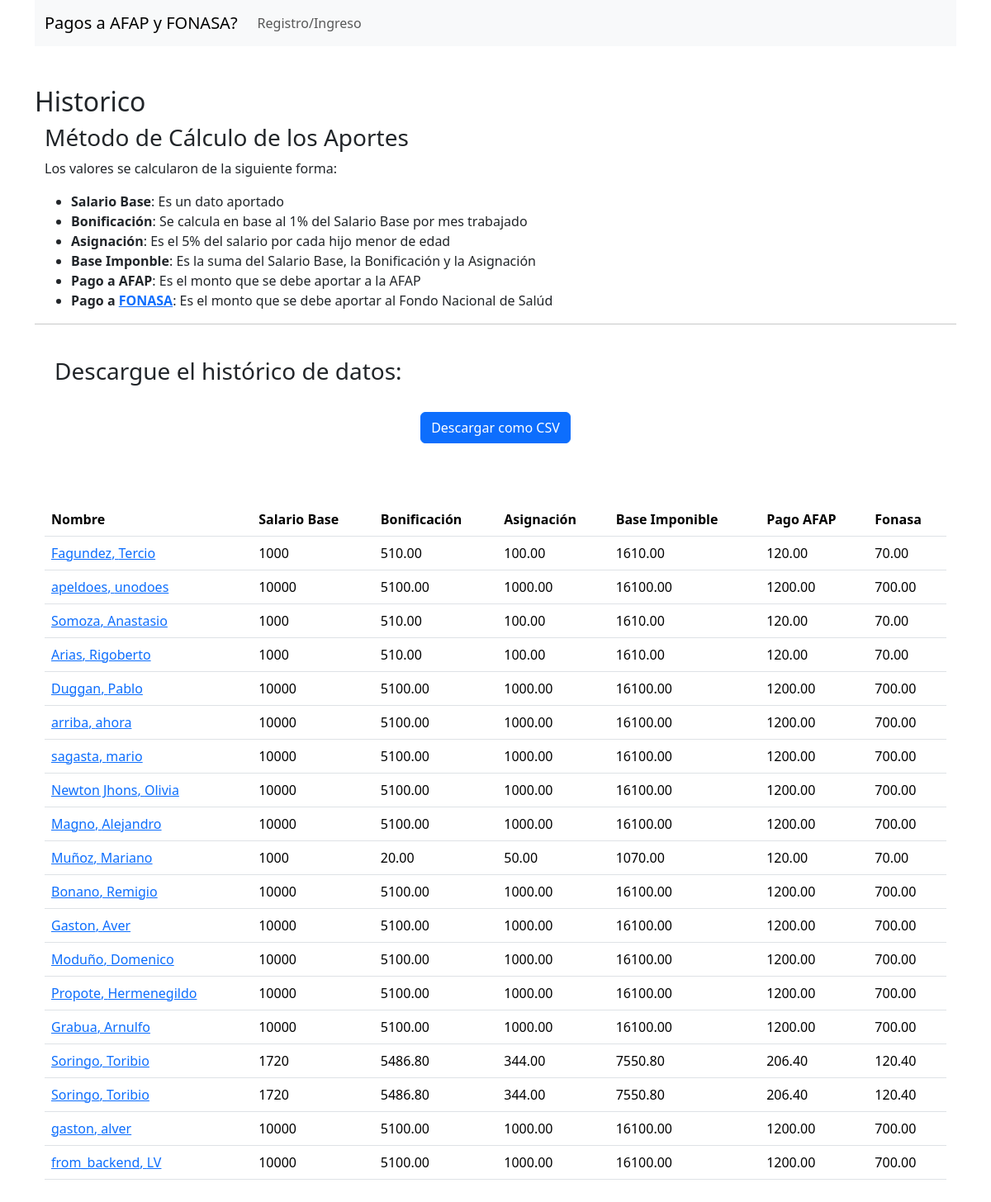
/historico/, run on an earlier commit of the app's database.
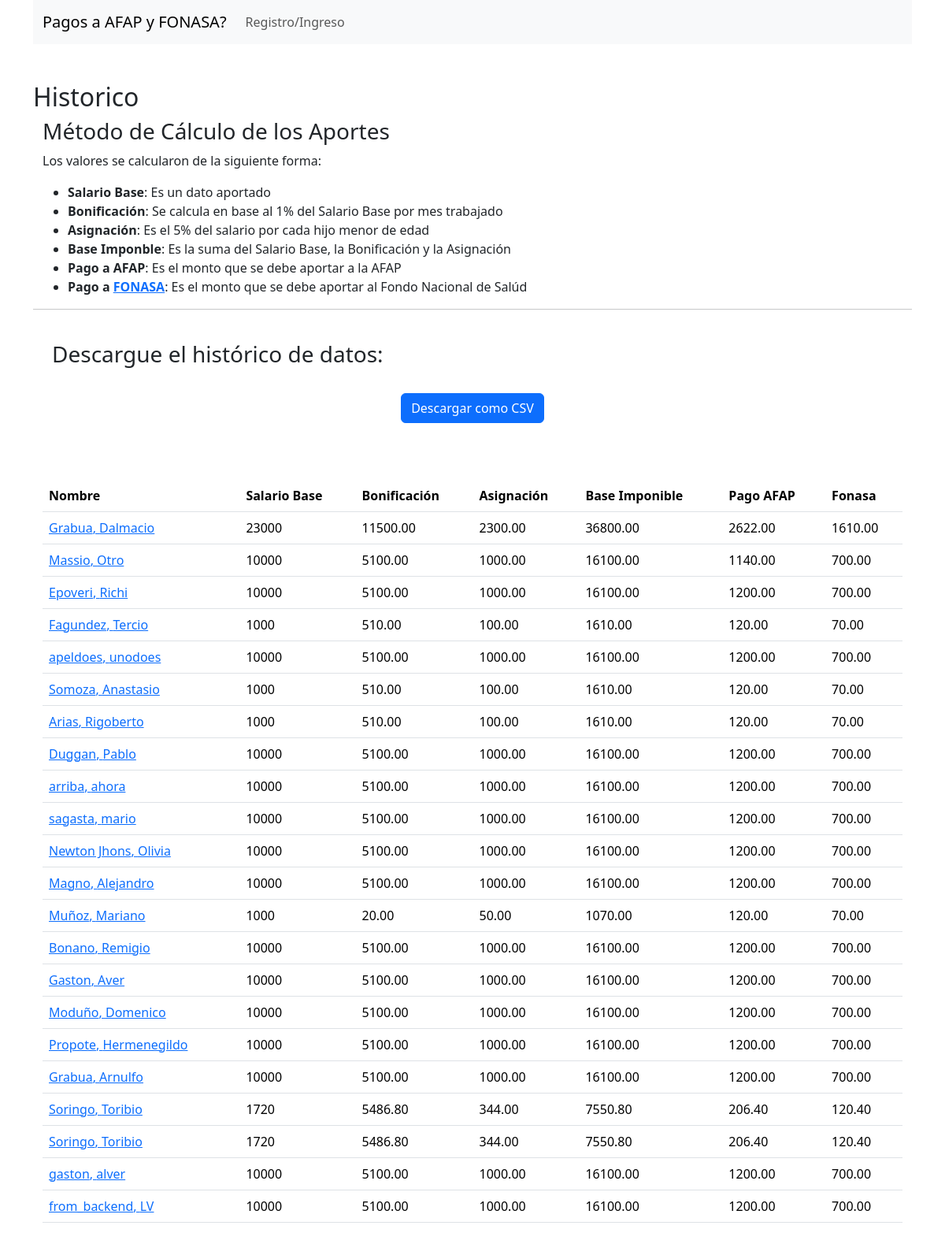
And on a later commit of the database.
### calcaportes/models.py (models this page shows, shortened)
class CalculoAportes(models.Model):
    AFAPUY_CHOICES = [
        ('INTEGRA', 'Integración AFAP'),
        ('SURACAP', 'Sura Capitales'),
        ('UNIONCP', 'Unión Capital'),
        ('REPUBLI', 'República AFAP'),
    ]
    created_at = models.DateTimeField(auto_now_add=True)
    nombre_empleado = models.CharField(max_length=50)
    apellido_empleado = models.CharField(max_length=50)
    salario_base = models.IntegerField()
    afap = models.CharField(max_length=7, choices=AFAPUY_CHOICES)
    fecha_ingreso = models.DateTimeField()
    cantidad_de_hijos = models.IntegerField()
    class Meta:
        app_label = 'calcaportes'
    def calcular_antiguedad_en_meses(self, fecha_ingreso):
        fecha_actual = datetime.now()
        fecha_actual_aware = timezone.make_aware(fecha_actual, timezone.get_current_timezone())
        diferencia_en_dias = (fecha_actual_aware - self.fecha_ingreso).days
        antiguedad_en_meses = diferencia_en_dias // 30
        return antiguedad_en_meses
    def bonifica(self):
        cantidad_meses_trabajados = self.calcular_antiguedad_en_meses(self.fecha_ingreso)
        uno_porciento_del_salario_base = self.salario_base / 100
        calculo_bonificacion = cantidad_meses_trabajados * uno_porciento_del_salario_base
        return calculo_bonificacion
    def asigna(self):
        factor_asignacion = 0.05
        total_asignacion = (self.salario_base * factor_asignacion) * self.cantidad_de_hijos
        return total_asignacion
    def pago_fonasa(self):
        pago_fonasa = self.salario_base * 0.07
        return pago_fonasa
    def pago_afap(self):
        comision_afap = COMISIONES_AFAP[self.afap]
        return self.salario_base * comision_afap
    def base_imponible(self):
        a = self.bonifica()
        b = self.asigna()
        base_impo = self.salario_base + a + b
        return base_impo

### calcaportes/views.py (the view)
# urls.py: path('historico/', views.historico, name='historico'),
def historico(request):
    context = {}
    empleados = CalculoAportes.objects.all().order_by('-created_at')
    context['empleados'] = empleados
    return render(request, 'historico.html', context)

### calcaportes/templates/historico.html
{% extends 'base.html' %}
    {% block content %}
    <h2>Historico</h2>
    <div class="container">
        <h3>Método de Cálculo de los Aportes</h3>
        <p>Los valores se calcularon de la siguiente forma:</p>
        <ul>
          <li><strong>Salario Base</strong>: Es un dato aportado</li>
          <li><strong>Bonificación</strong>: Se calcula en base al 1% del Salario Base por mes trabajado</li>
          <li><strong>Asignación</strong>: Es el 5% del salario por cada hijo menor de edad</li>
          <li><strong>Base Imponble</strong>: Es la suma del Salario Base, la Bonificación y la Asignación</li>
          <li><strong>Pago a AFAP</strong>: Es el monto que se debe aportar a la AFAP</li>
          <li><strong>Pago a <a href="https://www.bps.gub.uy/10310/fondo-nacional-de-salud-fonasa.html">FONASA</a></strong>: Es el monto que se debe aportar al Fondo Nacional de Salúd</li>
        </ul>
    </div><hr><br>
    <div class="container">
        <div class="container">
          <h3>Descargue el histórico de datos:</h3><br>
          <center>
            <a href="{% url 'exportar' %}" class="btn btn-primary">Descargar como CSV</a>
          </center>
          <br><br><br>
        </div>
        <table class="table">
            <thead>
              <tr>
                <th>Nombre</th>
                <th>Salario Base</th>
                <th>Bonificación</th>
                <th>Asignación</th>
                <th>Base Imponible</th>
                <th>Pago AFAP</th>
                <th>Fonasa</th>
              </tr>
            </thead>
            <tbody>
              {% for empleado_for in empleados %}
                <tr>
                  <td><a href="/empleado/{{ empleado_for.creador }}/">{{ empleado_for.apellido_empleado }}, {{ empleado_for.nombre_empleado }}</a></td>
                  <td>{{ empleado_for.salario_base }}</td>
                  <td>{{ empleado_for.bonifica|floatformat:2 }}</td>
                  <td>{{ empleado_for.asigna|floatformat:2 }}</td>
                  <td>{{ empleado_for.base_imponible|floatformat:2 }}</td>
                  <td>{{ empleado_for.pago_afap|floatformat:2 }}</td>
                  <td>{{ empleado_for.pago_fonasa|floatformat:2 }}</td>
                </tr>
              {% endfor %}
            </tbody>
          </table>
        </div><br>
    {% endblock %}

### calcaportes/templates/base.html (shortened to what this page needs)
<!DOCTYPE html>
<html lang="en">
<head>
    <link href="https://cdn.jsdelivr.net/npm/bootstrap@5.3.3/dist/css/bootstrap.min.css" rel="stylesheet">
</head>
<body>
    <div class="container">
        {% include 'navbar.html' %}
        <br>
    </div>
    <div class="container">
        <br>
        {% block content %}
        {% endblock %}
    </div>
</body>
</html>

### calcaportes/templates/navbar.html (shortened to what this page needs)
<nav class="navbar navbar-expand-lg navbar-light bg-light">
    <div class="container-fluid">
      <a class="navbar-brand" href="{% url 'empleado' %}">Pagos a AFAP y FONASA?</a>
      <div class="collapse navbar-collapse" id="navbarSupportedContent">
        <ul class="navbar-nav me-auto mb-2 mb-lg-0">
            {% if user.is_authenticated %}
                <li class="nav-item">
                    <a class="nav-link" href="{% url 'logout' %}">Logout</a>
                </li>
                <li class="nav-item">
                  <a class="nav-link" href="{% url 'historico' %}">Historico</a>
                </li>
                <li class="nav-item">
                    <a class="nav-link">Usuario: <i style="color: red;">{{ user.username }}</i></style></a>
                </li>
            {% else %}
                <li class="nav-item">
                    <a class="nav-link" href="{% url 'register' %}">Registro/Ingreso</a>
                </li>
            {% endif %}
        </ul>
      </div>
    </div>
  </nav>

What changed in the data, as far as the page shows it:
added CalculoAportes: apellido_empleado "Grabua", nombre_empleado "Dalmacio", salario_base "23000", bonifica "11500.00", asigna "2300.00", base_imponible "36800.00", pago_afap "2622.00", pago_fonasa "1610.00"
added CalculoAportes: apellido_empleado "Massio", nombre_empleado "Otro", salario_base "10000", bonifica "5100.00", asigna "1000.00", base_imponible "16100.00", pago_afap "1140.00", pago_fonasa "700.00"
added CalculoAportes: apellido_empleado "Epoveri", nombre_empleado "Richi", salario_base "10000", bonifica "5100.00", asigna "1000.00", base_imponible "16100.00", pago_afap "1200.00", pago_fonasa "700.00"
